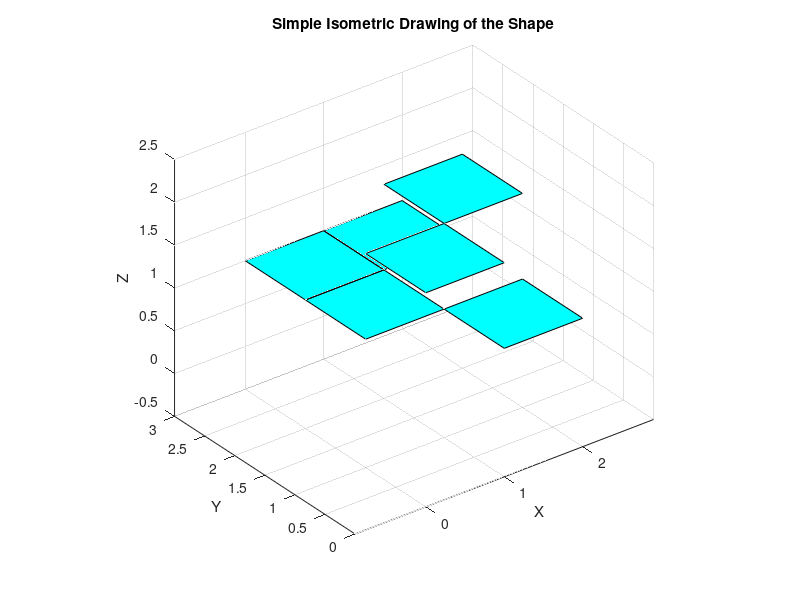

This chart was generated by the following MATLAB code:
% Define the cube heights from the given diagram
heights = [2 1; 1 2; 1 1];  % Shape as per the grid

% Initialize the figure
figure;
hold on;
axis equal;
view(3);  % Set view to 3D
grid on;

% Function to create each cube
for i = 1:size(heights, 1)
    for j = 1:size(heights, 2)
        h = heights(i, j);  % Height of the current cube
        
        % Base coordinates of the cube
        x_base = [j-1, j, j, j-1];
        y_base = [i-1, i-1, i, i];
        z_base = [0, 0, 0, 0];
        
        % Top coordinates of the cube
        z_top = [h, h, h, h];
        
        % Draw the vertical walls (sides of the cube)
        wall_x = [x_base; x_base];
        wall_y = [y_base; y_base];
        wall_z = [z_base; z_top];
        for k = 1:4
            patch(wall_x(:, k), wall_y(:, k), wall_z(:, k), 'yellow');
        end
        
        % Draw the top face
        patch(x_base, y_base, z_top, 'cyan');
    end
end

% Set axis labels
xlabel('X');
ylabel('Y');
zlabel('Z');
title('Simple Isometric Drawing of the Shape');
hold off;
